Frame 1 (no input): blank canvas, image omitted
Frame 60 (the mouse pressed at the canvas centre just before this capture): blank canvas, image omitted
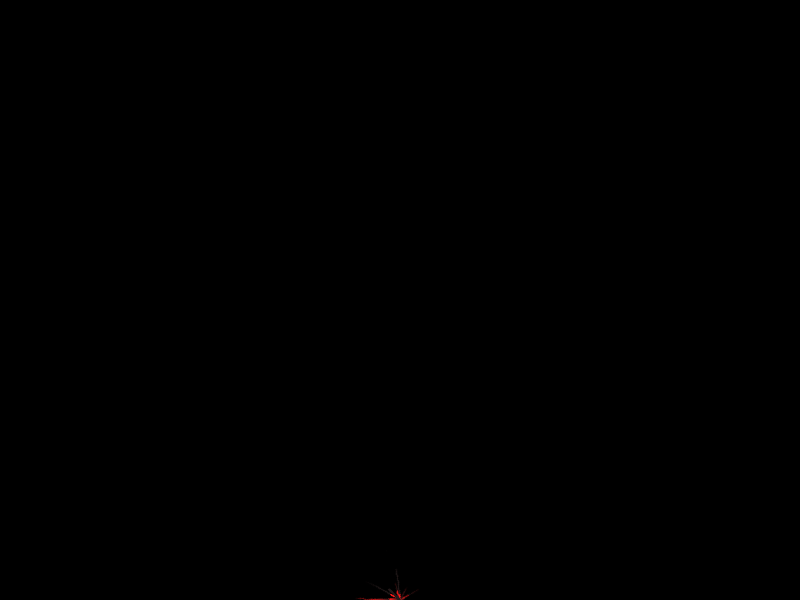
Frame 120 (the mouse held since frame 60 and released just before this capture)

The Processing sketch whose frames 1 and 60 were blank and that drew this single picture after the mouse press (run headless with seeded random() and noise(); from frame 60 on, the mouse is pressed at the canvas centre):

// Processing sketch: processing_107795
// ── processing_107795.pde

/******************************************************************
   Interaction Designer: Jason Barles
   Modified code described by Casey Reas in his Process Compendium
   
   This code has altered a few things;
   * behaviour - only respawns less 10% of the time, instead of 80%
   * colour - red, green, blue, or greyscale rather than just 
              greyscale
   * draw - drawing points with random weights, rather than a line
   * respawn - respawn at the bottom-middle of the screen, rather
               than in the centre
               
   All altered code has Jason Barles in the comment
******************************************************************/
// The maximum number of circles to be drawn at one time
int max_circles = 300;
// The current number of circles being drawn at this time (may be less than max_circles)
int num_circles = 0;

// An array to hold the x-coordinates of the circles
float[] circle_x;
// An array to hold the y-coordinates of the circles
float[] circle_y;
// An array to hold the radii of the circles
float[] circle_radius;
// An array to hold the heading of the circles
float[] circle_heading;
// An array to hold the speed of the circles
float[] circle_speed;

int red = 0;
int green = 0;
int blue = 0;

// A "flag" to switch between debug display (circles) and presentation display (lines)
// If DEBUG = true then the display will be the debug display (circles)
// If DEBUG = false then the display will be the presentation display (lines)
boolean DEBUG = false;

// Set up the sketch window and declare all of the arrays
void setup() {
  /* Create a display window of 800x600 pixels
   Originally 600x600 altered by Jason Barles */
  size(800, 600);
  // Clear the background to black (in case we're in presentation mode)
  background(0);
  // Draw everything nice and smooth (anti-aliased)
  smooth();
  // Allocate memory to store the data about the circles
  circle_x = new float[max_circles];
  circle_y = new float[max_circles];
  circle_radius = new float[max_circles];
  circle_heading = new float[max_circles];
  circle_speed = new float[max_circles];
}

// Respawn the circle with the given index in the arrays of circle data
void respawn(int i) {
  // Set the x-coordinate to the middle of the screen
  circle_x[i] = width/2;
  // Set the y-coordinate to the middle of the screen
  /* Original code: circle_y[i] = height/2;
     Altered by Jason Barles */
  circle_y[i] = height;
  // Set the radius of the circle to a random value (in pixels)
  circle_radius[i] = random(5, 15);
  // Set the heading of the circle to a random direction (in degrees)
  //circle_heading[i] = random(360);
  circle_heading[i] = random(180,360); // since heading can only be between these degrees. Altered by Jason Barles
  // Set the speed of the circle to a random amount (in pixels/frame)
  circle_speed[i] = random(0.2, 0.8);
}

// Update the circles, put all of the behaviours in here
void update() {
  // If there are less than the maximum number of circles...
  if (num_circles < max_circles) {
    /* ...limiting to 10% of the time...
       originally 80% altered by Jason Barles */
    if (random(100) < 10) {
      // ...add a new circle
      respawn(num_circles);
      // Update the count of the number of circles on screen
      num_circles++;
    }
  }

  for (int i = 0; i < num_circles; i++) {
    // If the circle has gone out of the bounds of the display...
    if ((circle_x[i] < -circle_radius[i]) ||
        (circle_y[i] < -circle_radius[i]) ||
        (circle_x[i] > width + circle_radius[i]) ||
        (circle_y[i] > height + circle_radius[i])) {
      // ...respawn the circle
      respawn(i);
    }

    // Check this circle against every other circle
    for (int j = 0; j < num_circles; j++) {
      // Don't check this circle against itself
      if (i != j) {
        // Calculate the distance between the two circles
        float distance_between_circles = dist(circle_x[i], circle_y[i], circle_x[j], circle_y[j]);
        // Calculate the sum of the radii of the two circles
        float sum_of_radii = circle_radius[i] + circle_radius[j];
        // If the two circles are touching (distance < sum of radii) ...
        if (distance_between_circles <= sum_of_radii) {
          // ...add a small random amount to the heading
          circle_heading[i] += random(-1, 1);
        }
      }
    }
    
    // Update the position of the circle based on its heading and speed
    circle_x[i] += circle_speed[i] * cos(radians(circle_heading[i]));
    circle_y[i] += circle_speed[i] * sin(radians(circle_heading[i]));
  }
}

void draw() {
  // Call the update function to update the positions of the circles
  update();

  // If we want to show the debug display...
  if (DEBUG) {
    // Clear the background
    background(0);
    // Don't fill the circles
    noFill();
    // Draw using white lines
    stroke(255);
    // Draw ellipse with centre (x, y) and radius
    ellipseMode(RADIUS);
    // For every circle currently being displayed...
    for (int i = 0; i < num_circles; i++) {
      // Draw the circle using the arrays of circle data
      ellipse(circle_x[i], circle_y[i], circle_radius[i], circle_radius[i]);
      // Calculate the x-coordinate of the end of the radius in the direction of the heading
      float radius_x = circle_x[i] + circle_radius[i] * cos(radians(circle_heading[i]));
      // Calculate the y-coordinate of the end of the radius in the direction of the heading
      float radius_y = circle_y[i] + circle_radius[i] * sin(radians(circle_heading[i]));
      // Draw a line in the direction of the heading for the circle using the radius coordinates
      line(circle_x[i], circle_y[i], radius_x, radius_y);
    }
  } else { // Otherwise show the presentation display...
    // For every circle currently being displayed...
    for (int i = 0; i < num_circles; i++) {
      // Check against the other circles...
      for (int j = i+1; j < num_circles; j++) {
        // Calculate the distance between the two circles
        float distance_between_circles = dist(circle_x[i], circle_y[i], circle_x[j], circle_y[j]);
        // Calculate the sum of the radii of the two circles
        float sum_of_radii = circle_radius[i] + circle_radius[j];
        // If the circles are touching (distance < sum of radii)...
        if (distance_between_circles <= sum_of_radii) {
          // ...use the map function to calculate a greyscale value to draw a line
          float greyscale = map(distance_between_circles, 0, sum_of_radii, 255, 0);
          
          // Set the color of the line with a low opacity
          /* Original code was: stroke(greyscale, 32);
             Added colour to the strokes by Jason Barles */
         
          // colours are added either a red, green, or blue strength
          if(i%100==0){
            red+=5; 
            blue=0;
            green=0;            
          }
          else if(i%80==0){
            green+=5;
            red=0;
            blue=0;
          }
          else if(i%60==0){
            blue+=5;
            green=0;
            red=0;            
          }
          // reset the colours 
          if(red >= 255)
            red=0;
          else if(green >= 255)
            green=0;
          else if(blue >= 255)
            blue=0;
          
          // Noticed that once the value of num_circles > 200
          // then the strokes were too similar in colour. So instead  
          // add the greyscale stroke until the colour values get reset. Jason Barles
          if(i<200)  
            stroke(25+red,25+green,25+blue,greyscale);
          else
            stroke(greyscale,32);
          
          
          // Original code: line(circle_x[i], circle_y[i], circle_x[j], circle_y[j]);
          // Altered by Jason Barles to draw points instead with random weights
          strokeWeight(random(1,2));  
          point(circle_x[i], circle_y[i]);
          point(circle_x[j], circle_y[j]);
        }
      }
    }
  }
}
